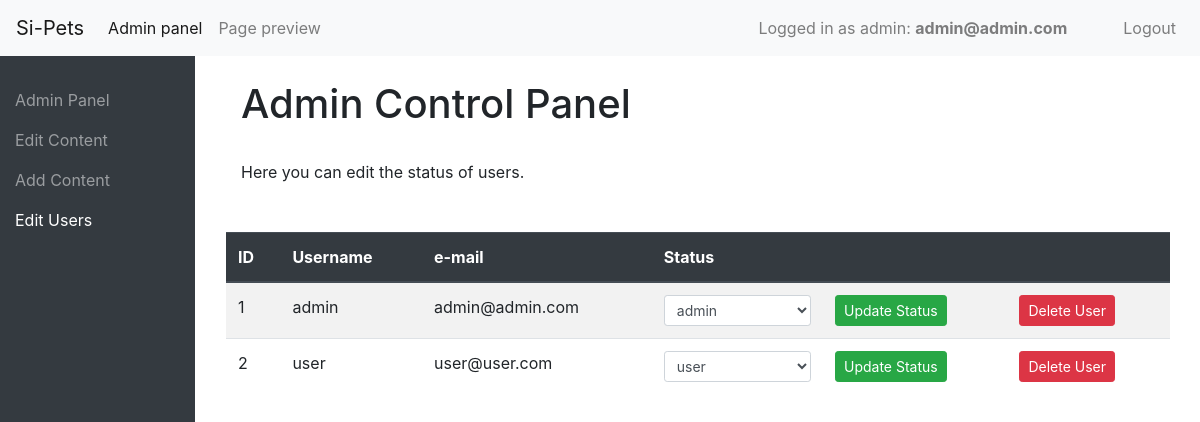
The app's page /edit_users.php (signed in) with its own data.
### tables this page shows
CREATE TABLE `users` (
  `id` int(11) NOT NULL,
  `username` varchar(30) NOT NULL,
  `useremail` varchar(60) NOT NULL,
  `userpass` varchar(225) NOT NULL,
  `status` enum('user','admin','superadmin') NOT NULL DEFAULT 'user'
);

### edit_users.php (the view, shortened to what this page needs)
<?php
require_once 'php_actions/db_connect.php';
$loggedAdmin = false;
if (isset($_SESSION["admin"])) {
    $loggedAdmin = true;
}
$loggedIn = $loggedAdmin;
if ($loggedAdmin) {
    $res = mysqli_query($conn, "SELECT * FROM adopsi_binatang.users WHERE id=" . $_SESSION['admin']);
    $userRow = mysqli_fetch_array($res, MYSQLI_ASSOC);
} else{};
$resultUsers = mysqli_query($conn, "Select * from adopsi_binatang.users");
?>
<!doctype html>
<html lang="en">
<head>
    <link rel="stylesheet" href="https://stackpath.bootstrapcdn.com/bootstrap/4.5.0/css/bootstrap.min.css"
>
    <link rel="stylesheet" href="style/main.css">
    <link rel="stylesheet" href="style/admin.css">
</head>
<body>
<nav class="navbar sticky-top navbar-expand-lg navbar-light bg-light">
    <a class="navbar-brand" href="index.php">Si-Pets</a>
    <div class="collapse navbar-collapse" id="navbarNavDropdown">
        <ul class="navbar-nav mr-auto mt-2 mt-lg-0">
            <li class="nav-item active">
                <a class="nav-link" href="admin.php">Admin panel<span class="sr-only">(current)</span></a>
            </li>
            <li class="nav-item">
                <a class="nav-link" href="index.php">Page preview</a>
            </li>
        </ul>
        <?php if ($loggedAdmin) : ?>
            <span class="navbar-text text-right mr-5">Logged in as admin: <b><?php echo $userRow['useremail']; ?></b></span>
        <?php endif; ?>
        <ul class="navbar-nav">
            <?php if (!$loggedIn) : ?>
                <li class="nav-item">
                    <a class="nav-item nav-link" href="login.php">Login</a>
                </li>
            <?php else: ?>
                <li class="nav-item">
                    <a class="nav-item nav-link mr-auto text-right" href="logout.php?logout">Logout</a>
                </li>
            <?php endif; ?>
        </ul>
    </div>
</nav>
<div class="row col-12">
    <nav class="sidebar-menu col-md-2 navbar-dark bg-dark pt-4">
        <ul class="navbar-nav">
            <li class="nav-item">
                <a class="nav-item nav-link" href="admin.php">Admin Panel</a>
            </li>
            <li class="nav-item">
                <a class="nav-item nav-link" href="edit_index.php">Edit Content</a>
            </li>
            <li class="nav-item">
                <a class="nav-item nav-link" href="add_animals.php">Add Content</a>
            </li>
            <li class="nav-item">
                <a class="nav-item nav-link active" href="edit_users.php">Edit Users</a>
            </li>
        </ul>
    </nav>
    <div class="col-md-10 pt-4 mx-auto">
        <div class="col-md-8 ml-3">
            <h1>Admin Control Panel</h1>
            <br>
            <p>Here you can edit the status of users.</p>
        </div>
        <div class="row ml-3 mt-5">
            <table class="table table-striped">
                <thead class="thead-dark">
                <tr>
                    <th>ID</th>
                    <th>Username</th>
                    <th>e-mail</th>
                    <th>Status</th>
                    <th></th>
                    <th></th>
                </tr>
                </thead>
                <?php
                if ($resultUsers->num_rows == 0) {
                    echo "Sorry, there are currently no users registered.";
                } else {
                    $rows = $resultUsers->fetch_all(MYSQLI_ASSOC);
                    foreach ($rows as $value) {
                        $id = $value["id"];
                        $username = $value["username"];
                        $useremail = $value["useremail"];
                        $status = $value["status"];
                        ?>
                        <tr>
                            <td><?= $id ?></td>
                            <td><?= $username ?></td>
                            <td><?= $useremail ?></td>
                            <td>
                                <form action="php_actions/a_change_status.php" method="post">
                                    <select class="form-control form-control-sm" id="change_status" name="change_status"
                                            required>
                                        <option <?php if ($status == "user") : ?> selected <?php endif; ?> >user
                                        </option>
                                        <option <?php if ($status == "admin") : ?> selected <?php endif; ?> >admin
                                        </option>
                                    </select>
                            </td>
                            <td><input class="btn btn-success form-control-sm btn-sm" type="submit"
                                       value="Update Status"></td>
                            <td>
                                <form action="php_actions/a_delete_user.php" method="post">
                                    <input class="btn btn-danger form-control-sm btn-sm" type="submit"
                                           value="Delete User">
                                </form>
                            </td>
                        </tr>
                        <?php
                    }
                }
                ?>
            </table>
        </div>
    </div>
</body>
</html>

### style/main.css (style rules this page uses)
li { margin: auto 0; }

### style/admin.css (style rules this page uses)
@media (min-width: 768px) { .sidebar-menu { min-height: 94vh; } }

### records on screen
users: useremail "admin@admin.com", id "1", username "admin", change_status "admin"
users: id "2", username "user", useremail "user@user.com", change_status "user"
